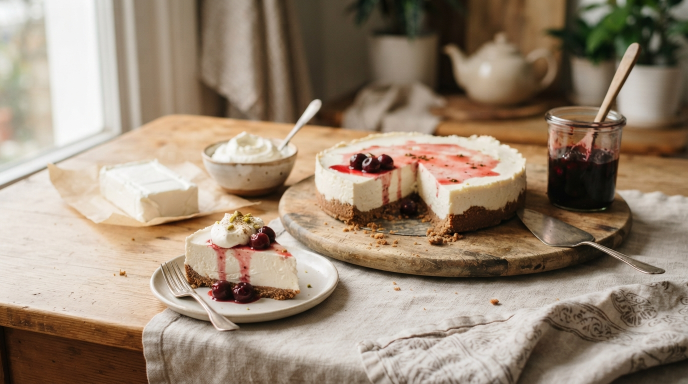
#> input picture blog-plan/image-queue/cheesecake-cost.jpg, 1376 x 768 px (shown at 1/2 size)
$ python image.py ../blog-plan/image-queue/cheesecake-cost.jpg ../blog-plan/image-queue/cream-butter-price-cake-impact.jpg ../blog-plan/image-queue/cream-butter-price-cake-impact.jpg
#> lines starting #> are read from the running program, lines starting #| are printed output that depends on the picture
#> in main, im is the input picture: PIL image 1376x768 RGB; mean R, G, B 153.5, 135.4, 116.7
#!/usr/bin/env python3
"""
عکس جمنای را برای یک مطلب آماده می‌کند:
  - برش به نسبت 16:9 (از وسط)
  - چند اندازه webp فشرده بدون متادیتا: 1376، 960، 640، 400 پیکسل
  - نام فایل‌ها = نامک مطلب (سئو)
  - بلوک image داخل meta.json را به‌روز می‌کند (alt/title/caption موجود حفظ می‌شود)

استفاده:
  python3 blog-tools/image.py SRC.jpg theme/content/blog/<cat>/<slug>
  python3 blog-tools/image.py SRC.jpg --hero theme/assets/img/blog-hero   (عکس صفحه‌ی مجله)
"""
import json, os, sys
from PIL import Image, ImageOps

WIDTHS = [1376, 960, 640, 400]
RATIO = 16 / 9
MAX_KB_FULL = 220  # سقف حجم نسخه‌ی بزرگ


def crop_ratio(im, ratio=RATIO):
#> called with ratio = 1.78
    w, h = im.size
#> w = 1376; h = 768
    if abs(w / h - ratio) < 0.01:
        return im
    if w / h > ratio:
        nw = int(h * ratio)
#> nw = 1365
        x = (w - nw) // 2
#> x = 5
        return im.crop((x, 0, x + nw, h))
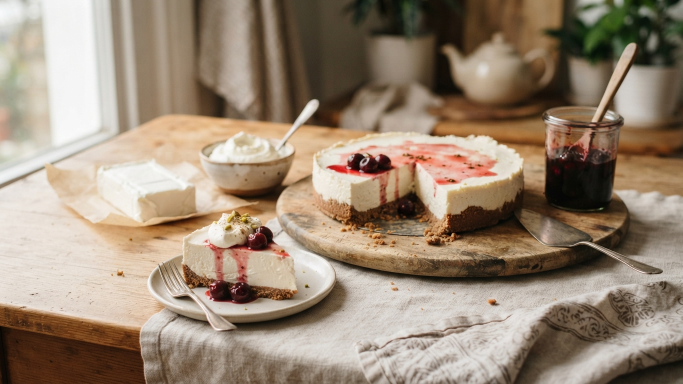
#> returned value: PIL image 1365x768 RGB (shown at 1/2 size); mean R, G, B 153.5, 135.4, 116.7
    nh = int(w / ratio)
    y = (h - nh) // 2
    return im.crop((0, y, w, y + nh))


def save_webp(im, path, width, max_kb=None):
    w, h = im.size
    if width < w:
        im = im.resize((width, round(h * width / w)), Image.LANCZOS)
    q = 80
    while True:
        im.save(path, 'WEBP', quality=q, method=6)
        kb = os.path.getsize(path) / 1024
        if not max_kb or kb <= max_kb or q <= 60:
            break
        q -= 5
    return im.size, round(kb), q


def main():
    src = sys.argv[1]
    im = ImageOps.exif_transpose(Image.open(src)).convert('RGB')
    im = crop_ratio(im)

    if sys.argv[2] == '--hero':
        base = sys.argv[3]
        (w, h), kb, q = save_webp(im, base + '.webp', 1376, 200)
        print(json.dumps({'file': base + '.webp', 'width': w, 'height': h, 'kb': kb, 'q': q}))
        return

    post_dir = sys.argv[2].rstrip('/')
    slug = os.path.basename(post_dir)
    os.makedirs(post_dir, exist_ok=True)
    # پاک کردن نسخه‌های قبلی همین مطلب
#> (the run stopped early here; a loop or call above may not have finished)

$ run again, on blog-plan/image-queue/gheymeh-cost-per-serving.jpg
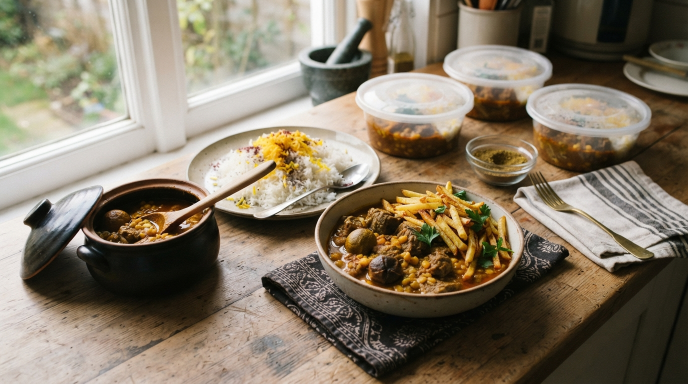
#> input picture blog-plan/image-queue/gheymeh-cost-per-serving.jpg, 1376 x 768 px (shown at 1/2 size)
#> in main, im is the input picture: PIL image 1376x768 RGB; mean R, G, B 132.4, 120.5, 102
#> in crop_ratio, `return im.crop((x, 0, x + nw, h))`:
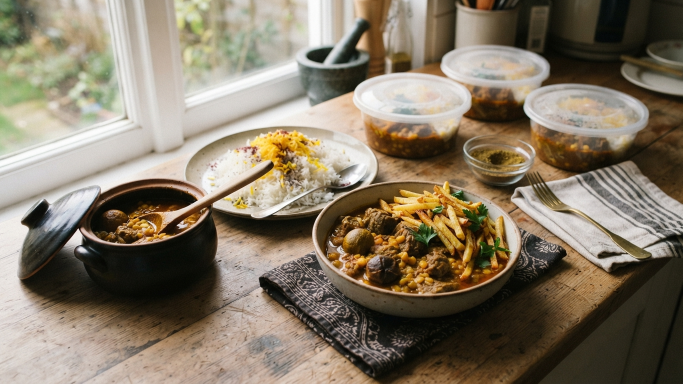
#> returned value: PIL image 1365x768 RGB (shown at 1/2 size); mean R, G, B 132.5, 120.5, 102

$ run again, on blog-plan/image-queue/home-cooking-business-license.jpg
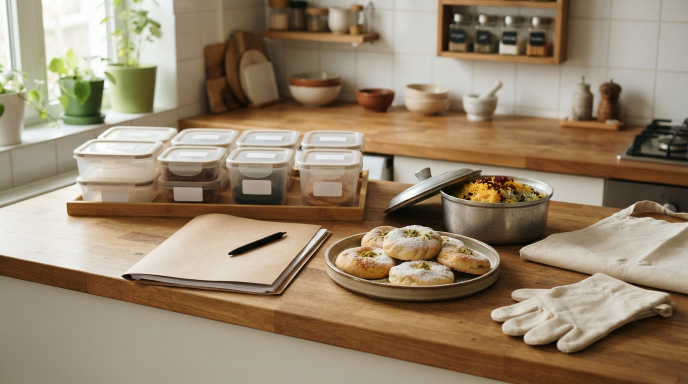
#> input picture blog-plan/image-queue/home-cooking-business-license.jpg, 1376 x 768 px (shown at 1/2 size)
#> in main, im is the input picture: PIL image 1376x768 RGB; mean R, G, B 151.8, 133, 109.3
#> in crop_ratio, `return im.crop((x, 0, x + nw, h))`:
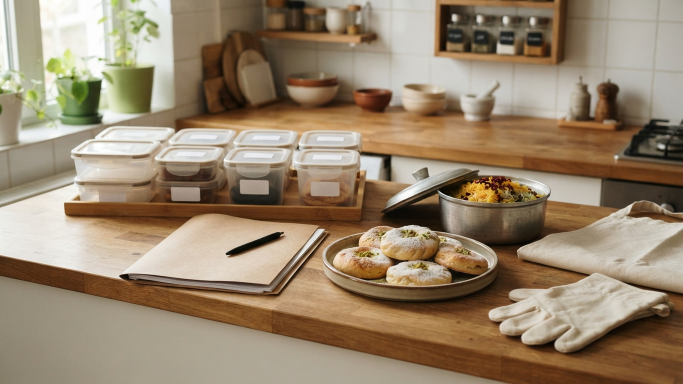
#> returned value: PIL image 1365x768 RGB (shown at 1/2 size); mean R, G, B 151.8, 133, 109.3

$ run again, on blog-plan/image-queue/home-food-packaging-cost.jpg
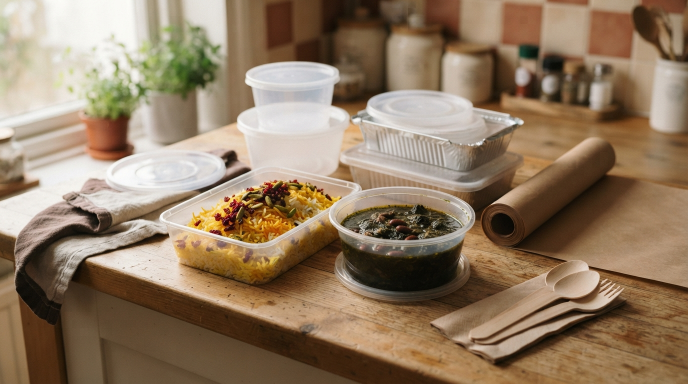
#> input picture blog-plan/image-queue/home-food-packaging-cost.jpg, 1376 x 768 px (shown at 1/2 size)
#> in main, im is the input picture: PIL image 1376x768 RGB; mean R, G, B 145.3, 123.1, 98.8
#> in crop_ratio, `return im.crop((x, 0, x + nw, h))`:
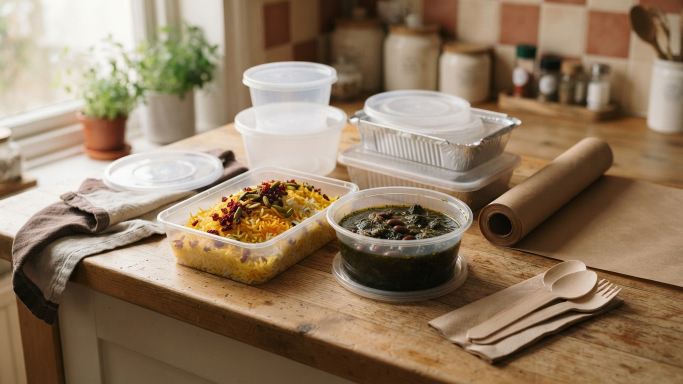
#> returned value: PIL image 1365x768 RGB (shown at 1/2 size); mean R, G, B 145.3, 123.1, 98.9
